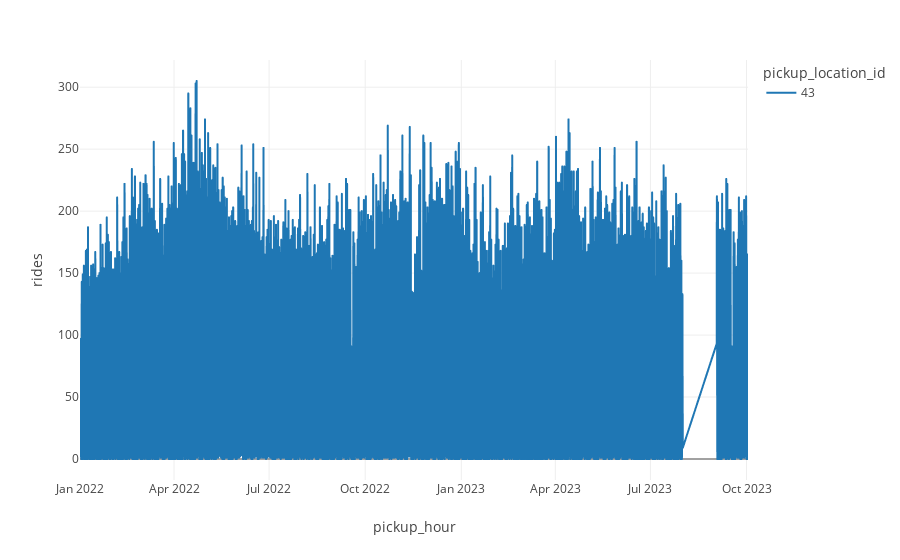

Notebook code cell kept with this figure:
### Code cell
plot_ts(ts_data, locations=[43])

### Figure 1 — Plotly figure (JSON) as saved in the notebook; plotly's stock layout.template omitted (floating-point values rounded to 4 significant figures; data arrays with more than 128 entries replaced by an {"elided": "..."} marker saying what was removed)
{"data": [{"hovertemplate": "pickup_location_id=43<br>pickup_hour=%{x}<br>rides=%{y}<extra></extra>", "legendgroup": "43", "line": {"color": "#1F77B4", "dash": "solid"}, "marker": {"symbol": "circle"}, "mode": "lines", "name": "43", "showlegend": true, "type": "scattergl", "x": {"elided": "14568 str values"}, "xaxis": "x", "y": {"elided": "14568 int values"}, "yaxis": "y"}], "layout": {"legend": {"title": {"text": "pickup_location_id"}, "tracegroupgap": 0}, "margin": {"t": 60}, "xaxis": {"anchor": "y", "domain": [0, 1], "title": {"text": "pickup_hour"}}, "yaxis": {"anchor": "x", "domain": [0, 1], "title": {"text": "rides"}}}}
